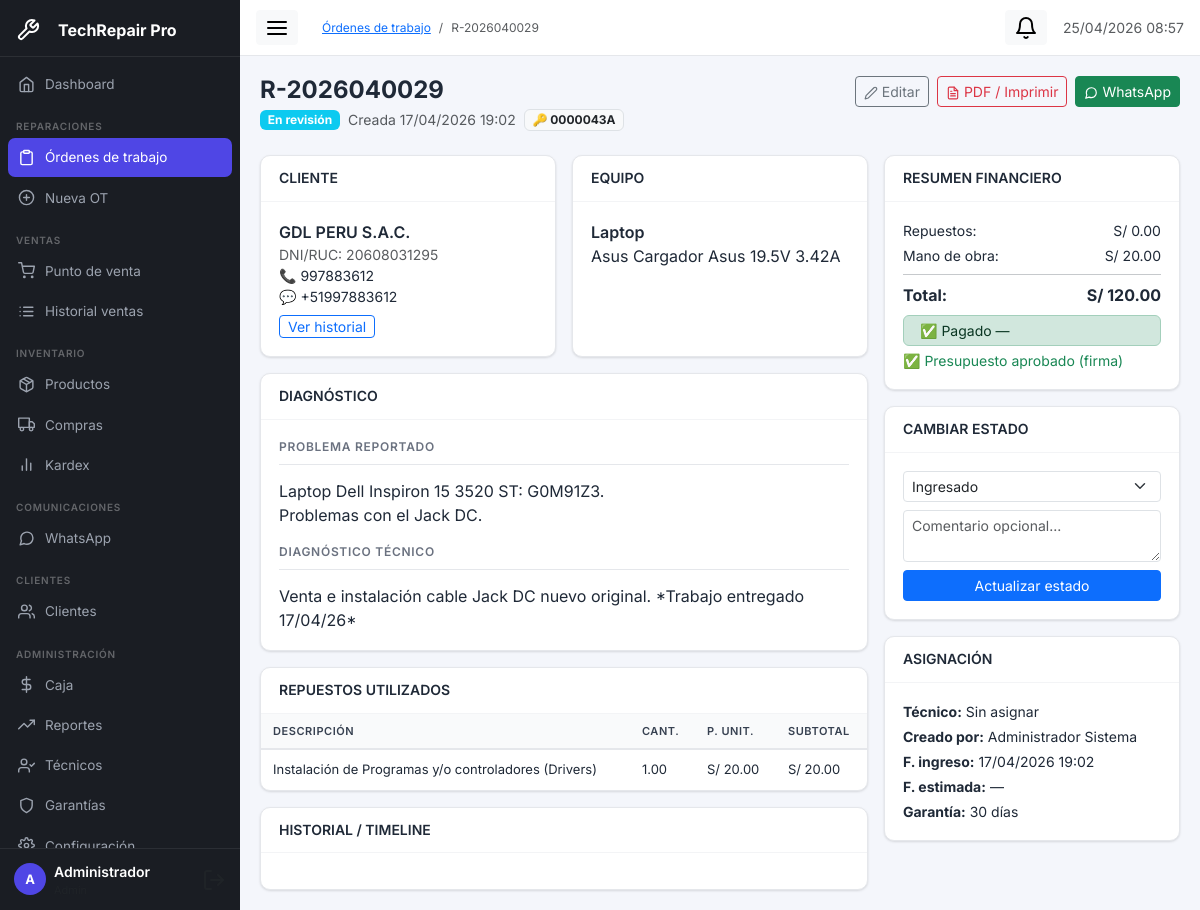
The page /modules/ot/ver.php?id=1039 (signed in) on the database its author committed.
### tables this page shows
CREATE TABLE `ordenes_trabajo`  (
  `id` int UNSIGNED NOT NULL AUTO_INCREMENT,
  `codigo_ot` varchar(20) NOT NULL COMMENT 'OT-2024-0001',
  `codigo_publico` varchar(12) NOT NULL COMMENT 'Para consulta del cliente: ABC12345',
  `cliente_id` int UNSIGNED NOT NULL,
  `equipo_id` int UNSIGNED NOT NULL,
  `tecnico_id` int UNSIGNED NULL DEFAULT NULL,
  `usuario_creador_id` int UNSIGNED NOT NULL,
  `estado` enum('ingresado','en_revision','en_reparacion','listo','entregado','cancelado') NOT NULL DEFAULT 'ingresado',
  `problema_reportado` text NOT NULL COMMENT 'Lo que dice el cliente',
  `diagnostico_inicial` text NULL COMMENT 'Primera revisión del técnico',
  `diagnostico_tecnico` text NULL COMMENT 'Diagnóstico detallado',
  `observaciones` text NULL,
  `checklist` longtext NULL COMMENT 'Estado físico del equipo al ingreso',
  `costo_diagnostico` decimal(10, 2) NULL DEFAULT 0.00,
  `costo_repuestos` decimal(10, 2) NULL DEFAULT 0.00,
  `costo_mano_obra` decimal(10, 2) NULL DEFAULT 0.00,
  `costo_total` decimal(10, 2) NULL DEFAULT 0.00,
  `descuento` decimal(10, 2) NULL DEFAULT 0.00,
  `precio_final` decimal(10, 2) NULL DEFAULT 0.00,
  `presupuesto_aprobado` tinyint(1) NULL DEFAULT 0,
  `aprobado_por` enum('firma','whatsapp','llamada','email') NULL DEFAULT 'firma',
  `fecha_aprobacion` datetime NULL DEFAULT NULL,
  `firma_cliente` text NULL COMMENT 'SVG base64 de la firma',
  `garantia_dias` int NULL DEFAULT 30,
  `garantia_vence` date NULL DEFAULT NULL,
  `fecha_ingreso` datetime NOT NULL DEFAULT current_timestamp(),
  `fecha_estimada` date NULL DEFAULT NULL,
  `fecha_entrega` datetime NULL DEFAULT NULL,
  `pagado` tinyint(1) NULL DEFAULT 0,
  `metodo_pago` enum('efectivo','yape','plin','tarjeta','transferencia') NULL DEFAULT NULL,
  `fecha_pago` datetime NULL DEFAULT NULL,
  `created_at` datetime NOT NULL DEFAULT current_timestamp(),
  `updated_at` datetime NOT NULL DEFAULT current_timestamp() ON UPDATE CURRENT_TIMESTAMP,
  PRIMARY KEY (`id`) USING BTREE,
  UNIQUE INDEX `codigo_ot`(`codigo_ot` ASC) USING BTREE,
  UNIQUE INDEX `codigo_publico`(`codigo_publico` ASC) USING BTREE,
  INDEX `cliente_id`(`cliente_id` ASC) USING BTREE,
  INDEX `equipo_id`(`equipo_id` ASC) USING BTREE,
  INDEX `tecnico_id`(`tecnico_id` ASC) USING BTREE,
  INDEX `usuario_creador_id`(`usuario_creador_id` ASC) USING BTREE,
  INDEX `idx_estado`(`estado` ASC) USING BTREE,
  INDEX `idx_codigo_publico`(`codigo_publico` ASC) USING BTREE,
  INDEX `idx_fecha_ingreso`(`fecha_ingreso` ASC) USING BTREE,
  CONSTRAINT `ordenes_trabajo_ibfk_1` FOREIGN KEY (`cliente_id`) REFERENCES `clientes` (`id`) ON DELETE RESTRICT ON UPDATE RESTRICT,
  CONSTRAINT `ordenes_trabajo_ibfk_2` FOREIGN KEY (`equipo_id`) REFERENCES `equipos` (`id`) ON DELETE RESTRICT ON UPDATE RESTRICT,
  CONSTRAINT `ordenes_trabajo_ibfk_3` FOREIGN KEY (`tecnico_id`) REFERENCES `usuarios` (`id`) ON DELETE RESTRICT ON UPDATE RESTRICT,
  CONSTRAINT `ordenes_trabajo_ibfk_4` FOREIGN KEY (`usuario_creador_id`) REFERENCES `usuarios` (`id`) ON DELETE RESTRICT ON UPDATE RESTRICT
);

CREATE TABLE `clientes`  (
  `id` int UNSIGNED NOT NULL AUTO_INCREMENT,
  `codigo` varchar(20) NOT NULL COMMENT 'CLI-0001',
  `tipo` enum('persona','empresa') NOT NULL DEFAULT 'persona',
  `nombre` varchar(200) NOT NULL,
  `ruc_dni` varchar(20) NULL DEFAULT NULL,
  `email` varchar(150) NULL DEFAULT NULL,
  `telefono` varchar(20) NULL DEFAULT NULL,
  `whatsapp` varchar(20) NULL DEFAULT NULL,
  `direccion` text NULL,
  `distrito` varchar(100) NULL DEFAULT NULL,
  `segmento` enum('nuevo','frecuente','empresa','vip') NULL DEFAULT 'nuevo',
  `notas` text NULL,
  `activo` tinyint(1) NOT NULL DEFAULT 1,
  `created_at` datetime NOT NULL DEFAULT current_timestamp(),
  `updated_at` datetime NOT NULL DEFAULT current_timestamp() ON UPDATE CURRENT_TIMESTAMP,
  PRIMARY KEY (`id`) USING BTREE,
  UNIQUE INDEX `codigo`(`codigo` ASC) USING BTREE,
  INDEX `idx_ruc_dni`(`ruc_dni` ASC) USING BTREE,
  INDEX `idx_telefono`(`telefono` ASC) USING BTREE
);

CREATE TABLE `tipos_equipo`  (
  `id` int UNSIGNED NOT NULL AUTO_INCREMENT,
  `nombre` varchar(100) NOT NULL,
  `icono` varchar(50) NULL DEFAULT 'laptop',
  `activo` tinyint(1) NOT NULL DEFAULT 1,
  PRIMARY KEY (`id`) USING BTREE
);

CREATE TABLE `equipos`  (
  `id` int UNSIGNED NOT NULL AUTO_INCREMENT,
  `tipo_equipo_id` int UNSIGNED NOT NULL,
  `cliente_id` int UNSIGNED NOT NULL,
  `marca` varchar(100) NULL DEFAULT NULL,
  `modelo` varchar(150) NULL DEFAULT NULL,
  `serial` varchar(100) NULL DEFAULT NULL,
  `color` varchar(50) NULL DEFAULT NULL,
  `descripcion` text NULL,
  `created_at` datetime NOT NULL DEFAULT current_timestamp(),
  PRIMARY KEY (`id`) USING BTREE,
  INDEX `tipo_equipo_id`(`tipo_equipo_id` ASC) USING BTREE,
  INDEX `cliente_id`(`cliente_id` ASC) USING BTREE,
  INDEX `idx_serial`(`serial` ASC) USING BTREE,
  CONSTRAINT `equipos_ibfk_1` FOREIGN KEY (`tipo_equipo_id`) REFERENCES `tipos_equipo` (`id`) ON DELETE RESTRICT ON UPDATE RESTRICT,
  CONSTRAINT `equipos_ibfk_2` FOREIGN KEY (`cliente_id`) REFERENCES `clientes` (`id`) ON DELETE RESTRICT ON UPDATE RESTRICT
);

CREATE TABLE `ot_repuestos`  (
  `id` int UNSIGNED NOT NULL AUTO_INCREMENT,
  `ot_id` int UNSIGNED NOT NULL,
  `producto_id` int UNSIGNED NULL DEFAULT NULL,
  `descripcion` varchar(255) NOT NULL,
  `cantidad` decimal(10, 2) NOT NULL DEFAULT 1.00,
  `precio_unit` decimal(10, 2) NOT NULL DEFAULT 0.00,
  `subtotal` decimal(10, 2) NOT NULL DEFAULT 0.00,
  PRIMARY KEY (`id`) USING BTREE,
  INDEX `ot_id`(`ot_id` ASC) USING BTREE,
  CONSTRAINT `ot_repuestos_ibfk_1` FOREIGN KEY (`ot_id`) REFERENCES `ordenes_trabajo` (`id`) ON DELETE CASCADE ON UPDATE RESTRICT
);

### modules/ot/ver.php (the view, shortened to what this page needs)
<?php
require_once __DIR__ . '/../../config/app.php';
$db  = getDB();
$id  = (int)($_GET['id'] ?? 0);
$ot = $db->prepare("
  SELECT ot.*, c.nombre as cliente_nombre, c.telefono, c.whatsapp, c.email as cliente_email,
         c.ruc_dni, te.nombre as tipo_equipo, e.marca, e.modelo, e.serial, e.color,
         CONCAT(u.nombre,' ',u.apellido) as tecnico_nombre,
         CONCAT(uc.nombre,' ',uc.apellido) as creador_nombre
  FROM ordenes_trabajo ot
  JOIN clientes c    ON c.id  = ot.cliente_id
  JOIN equipos e     ON e.id  = ot.equipo_id
  JOIN tipos_equipo te ON te.id = e.tipo_equipo_id
  LEFT JOIN usuarios u  ON u.id  = ot.tecnico_id
  LEFT JOIN usuarios uc ON uc.id = ot.usuario_creador_id
  WHERE ot.id = ?
");
$ot->execute([$id]);
$ot = $ot->fetch();
$repuestos = $db->prepare("SELECT * FROM ot_repuestos WHERE ot_id=?");
$repuestos->execute([$id]);
$repuestos = $repuestos->fetchAll();
require_once __DIR__ . '/../../includes/header.php';
$estado = $ot['estado'];
?>
<div class="d-flex justify-content-between align-items-start mb-4 flex-wrap gap-2">
  <div>
    <h4 class="fw-bold mb-0"><?= sanitize($ot['codigo_ot']) ?></h4>
    <div class="d-flex align-items-center gap-2 mt-1">
      <?= estadoOTBadge($estado) ?>
      <span class="text-muted small">Creada <?= formatDateTime($ot['created_at']) ?></span>
      <span class="badge bg-light text-dark border small" title="Código para el cliente">
        🔑 <?= sanitize($ot['codigo_publico']) ?>
      </span>
    </div>
  </div>
  <div class="d-flex gap-2 flex-wrap">
    <a href="<?= BASE_URL ?>modules/ot/editar.php?id=<?= $id ?>" class="btn btn-outline-secondary btn-sm">
      <i data-feather="edit-2" style="width:14px;height:14px"></i> Editar
    </a>
    <a href="<?= BASE_URL ?>modules/ot/pdf.php?id=<?= $id ?>" target="_blank" class="btn btn-outline-danger btn-sm">
      <i data-feather="file-text" style="width:14px;height:14px"></i> PDF / Imprimir
    </a>
    <?php if ($ot['whatsapp']): ?>
    <a href="https://wa.me/<?= preg_replace('/\D/','',$ot['whatsapp']) ?>?text=Hola+<?= urlencode($ot['cliente_nombre']) ?>%2C+su+equipo+est%C3%A1+<?= urlencode(ESTADOS_OT[$estado]['label']) ?>+%28OT:+<?= $ot['codigo_ot'] ?>%29"
       target="_blank" class="btn btn-success btn-sm">
      <i data-feather="message-circle" style="width:14px;height:14px"></i> WhatsApp
    </a>
    <?php endif; ?>
  </div>
</div>
<div class="row g-3">
  <div class="col-lg-8">
    <div class="row g-3 mb-3">
      <div class="col-md-6">
        <div class="tr-card h-100">
          <div class="tr-card-header"><h6 class="mb-0 small fw-semibold">CLIENTE</h6></div>
          <div class="tr-card-body">
            <div class="fw-semibold"><?= sanitize($ot['cliente_nombre']) ?></div>
            <?php if ($ot['ruc_dni']): ?><div class="text-muted small">DNI/RUC: <?= sanitize($ot['ruc_dni']) ?></div><?php endif; ?>
            <?php if ($ot['telefono']): ?><div class="small">📞 <?= sanitize($ot['telefono']) ?></div><?php endif; ?>
            <?php if ($ot['whatsapp']): ?><div class="small">💬 <?= sanitize($ot['whatsapp']) ?></div><?php endif; ?>
            <a href="<?= BASE_URL ?>modules/clientes/ver.php?id=<?= $ot['cliente_id'] ?>" class="btn btn-xs btn-outline-primary btn-sm mt-2 py-0">Ver historial</a>
          </div>
        </div>
      </div>
      <div class="col-md-6">
        <div class="tr-card h-100">
          <div class="tr-card-header"><h6 class="mb-0 small fw-semibold">EQUIPO</h6></div>
          <div class="tr-card-body">
            <div class="fw-semibold"><?= sanitize($ot['tipo_equipo']) ?></div>
            <?php if ($ot['marca'] || $ot['modelo']): ?><div><?= sanitize($ot['marca'].' '.$ot['modelo']) ?></div><?php endif; ?>
          </div>
        </div>
      </div>
    </div>
    <div class="tr-card mb-3">
      <div class="tr-card-header"><h6 class="mb-0 small fw-semibold">DIAGNÓSTICO</h6></div>
      <div class="tr-card-body">
        <div class="tr-section-title">Problema reportado</div>
        <p class="mb-3"><?= nl2br(sanitize($ot['problema_reportado'])) ?></p>
        <?php if ($ot['diagnostico_tecnico']): ?>
        <div class="tr-section-title">Diagnóstico técnico</div>
        <p class="mb-0"><?= nl2br(sanitize($ot['diagnostico_tecnico'])) ?></p>
        <?php endif; ?>
      </div>
    </div>
    <?php if ($repuestos): ?>
    <div class="tr-card mb-3">
      <div class="tr-card-header"><h6 class="mb-0 small fw-semibold">REPUESTOS UTILIZADOS</h6></div>
      <div class="tr-card-body p-0">
        <table class="tr-table">
          <thead><tr><th>Descripción</th><th>Cant.</th><th>P. Unit.</th><th>Subtotal</th></tr></thead>
          <tbody>
            <?php foreach ($repuestos as $r): ?>
            <tr>
              <td><?= sanitize($r['descripcion']) ?></td>
              <td><?= $r['cantidad'] ?></td>
              <td><?= formatMoney($r['precio_unit']) ?></td>
              <td><?= formatMoney($r['subtotal']) ?></td>
            </tr>
            <?php endforeach; ?>
          </tbody>
        </table>
      </div>
    </div>
    <?php endif; ?>
    <div class="tr-card">
      <div class="tr-card-header"><h6 class="mb-0 small fw-semibold">HISTORIAL / TIMELINE</h6></div>
      <div class="tr-card-body">
      </div>
    </div>
  </div>
  <div class="col-lg-4">
    <div class="tr-card mb-3">
      <div class="tr-card-header"><h6 class="mb-0 small fw-semibold">RESUMEN FINANCIERO</h6></div>
      <div class="tr-card-body">
        <div class="d-flex justify-content-between small mb-1"><span>Repuestos:</span><span><?= formatMoney($ot['costo_repuestos']) ?></span></div>
        <div class="d-flex justify-content-between small mb-1"><span>Mano de obra:</span><span><?= formatMoney($ot['costo_mano_obra']) ?></span></div>
        <hr class="my-2">
        <div class="d-flex justify-content-between fw-bold"><span>Total:</span><span><?= formatMoney($ot['precio_final']) ?></span></div>
        <?php if ($ot['pagado']): ?>
        <div class="alert alert-success py-1 mt-2 small mb-0">✅ Pagado — <?= ucfirst($ot['metodo_pago']) ?></div>
        <?php else: ?>
        <div class="alert alert-warning py-1 mt-2 small mb-0">⏳ Pago pendiente</div>
        <?php endif; ?>
        <?php if (!$ot['presupuesto_aprobado'] && $ot['precio_final'] > 0): ?>
        <form method="POST" class="mt-2">
          <input type="hidden" name="action" value="aprobar_presupuesto"/>
          <select name="metodo_aprobacion" class="form-select form-select-sm mb-2">
            <option value="firma">Firma digital</option>
            <option value="whatsapp">WhatsApp</option>
            <option value="llamada">Llamada</option>
          </select>
          <button type="submit" class="btn btn-sm btn-outline-success w-100">✅ Marcar presupuesto aprobado</button>
        </form>
        <?php elseif ($ot['presupuesto_aprobado']): ?>
        <div class="text-success small mt-1">✅ Presupuesto aprobado <?= $ot['aprobado_por'] ? '('.$ot['aprobado_por'].')' : '' ?></div>
        <?php endif; ?>
      </div>
    </div>
    <?php if (!in_array($estado,['entregado','cancelado'])): ?>
    <div class="tr-card mb-3">
      <div class="tr-card-header"><h6 class="mb-0 small fw-semibold">CAMBIAR ESTADO</h6></div>
      <div class="tr-card-body">
        <form method="POST">
          <div class="mb-2">
            <select name="nuevo_estado" class="form-select form-select-sm">
              <?php foreach (ESTADOS_OT as $k => $v): if ($k === $estado) continue; ?>
              <option value="<?= $k ?>"><?= $v['label'] ?></option>
              <?php endforeach; ?>
            </select>
          </div>
          <div class="mb-2">
            <textarea name="comentario" class="form-control form-control-sm" rows="2" placeholder="Comentario opcional..."></textarea>
          </div>
          <button type="submit" class="btn btn-primary btn-sm w-100">Actualizar estado</button>
        </form>
      </div>
    </div>
    <?php endif; ?>
    <div class="tr-card mb-3">
      <div class="tr-card-header"><h6 class="mb-0 small fw-semibold">ASIGNACIÓN</h6></div>
      <div class="tr-card-body">
        <div class="small mb-1"><strong>Técnico:</strong> <?= sanitize($ot['tecnico_nombre'] ?? 'Sin asignar') ?></div>
        <div class="small mb-1"><strong>Creado por:</strong> <?= sanitize($ot['creador_nombre']) ?></div>
        <div class="small mb-1"><strong>F. ingreso:</strong> <?= formatDateTime($ot['fecha_ingreso']) ?></div>
        <div class="small mb-1"><strong>F. estimada:</strong>
          <?php if ($ot['fecha_estimada']): ?>
            <span class="<?= $ot['fecha_estimada'] < date('Y-m-d') && !in_array($estado,['listo','entregado']) ? 'text-danger fw-semibold' : '' ?>">
              <?= formatDate($ot['fecha_estimada']) ?>
            </span>
          <?php else: ?> — <?php endif; ?>
        </div>
        <div class="small"><strong>Garantía:</strong> <?= $ot['garantia_dias'] ?> días</div>
      </div>
    </div>
  </div>
</div>
<?php require_once __DIR__ . '/../../includes/footer.php'; ?>

### config/app.php (shortened to what this page needs)
<?php
function sanitize(string $val): string {
    return htmlspecialchars(trim($val), ENT_QUOTES, 'UTF-8');
}
function formatMoney(float $amount): string {
    return 'S/ ' . number_format($amount, 2, '.', ',');
}
function formatDateTime(string $dt): string {
    return date('d/m/Y H:i', strtotime($dt));
}
function estadoOTBadge(string $estado): string {
    $e = ESTADOS_OT[$estado] ?? ['label' => $estado, 'color' => 'secondary', 'icon' => 'circle'];
    return '<span class="badge bg-' . $e['color'] . '">' . $e['label'] . '</span>';
}

### assets/css/app.css (style rules this page uses)
:root { --sidebar-w: 240px; --sidebar-bg: #1a1d23; --sidebar-text: #9ca3af; --topbar-h: 56px; --primary: #4f46e5; --primary-lt: #eef2ff; --radius: 10px; --shadow: 0 1px 3px rgba(0,0,0,.08), 0 1px 2px rgba(0,0,0,.05); --shadow-md: 0 4px 16px rgba(0,0,0,.10); }
*, *::before, *::after { box-sizing: border-box; }
body.tr-body { margin: 0; font-family: 'Inter', system-ui, -apple-system, sans-serif; background: #f4f6fb; color: #1f2937; -webkit-text-size-adjust: 100%; }
.tr-card { background: #fff; border-radius: var(--radius); box-shadow: var(--shadow); border: 1px solid #e5e7eb; }
.tr-card-header { padding: 14px 18px; border-bottom: 1px solid #f3f4f6; display: flex; align-items: center; justify-content: space-between; flex-wrap: wrap; gap: 8px; }
.tr-card-body { padding: 18px; }
.tr-table { width: 100%; border-collapse: collapse; min-width: 500px; }
.tr-table th { background: #f9fafb; color: #374151; font-weight: 600; font-size: 11px; text-transform: uppercase; letter-spacing: .05em; padding: 9px 12px; border-bottom: 2px solid #e5e7eb; white-space: nowrap; }
.tr-table td { padding: 10px 12px; border-bottom: 1px solid #f3f4f6; font-size: 13px; vertical-align: middle; }
.tr-table tbody tr:last-child td { border-bottom: none; }
.tr-section-title { font-size: 12px; font-weight: 600; color: #6b7280; text-transform: uppercase; letter-spacing: .06em; padding-bottom: 8px; border-bottom: 1px solid #e5e7eb; margin-bottom: 14px; }

### rows shown on the page
ordenes_trabajo: codigo_ot "R-2026040029", estado "En revisión", created_at "17/04/2026 19:02", codigo_publico "0000043A", cliente.nombre "GDL PERU S.A.C.", cliente.ruc_dni "20608031295", cliente.telefono "997883612", cliente.whatsapp "+51997883612", tipos_equipo.nombre "Laptop", equipo.modelo "Asus Cargador Asus 19.5V 3.42A", problema_reportado "Laptop Dell Inspiron 15 3520 ST: G0M91Z3. Problemas con el Jack DC.", diagnostico_tecnico "Venta e instalación cable Jack DC nuevo original. *Trabajo entregado 17/04/26*", costo_repuestos "S/ 0.00", costo_mano_obra "S/ 20.00", precio_final "S/ 120.00", aprobado_por "firma", fecha_ingreso "17/04/2026 19:02", garantia_dias "30"
ot_repuestos: descripcion "Instalación de Programas y/o controladores (Drivers)", cantidad "1.00", precio_unit "S/ 20.00", subtotal "S/ 20.00"

### other values the page prints
APP_NAME "TechRepair Pro"
substr($u['nombre'],0,1) "A"
$u['nombre'] "Administrador"
$item['label'] "Órdenes de trabajo"
$item['label'] "R-2026040029"
$ot['tecnico_nombre'] "Sin asignar"
$ot['creador_nombre'] "Administrador Sistema"
form field nuevo_estado "Ingresado"
